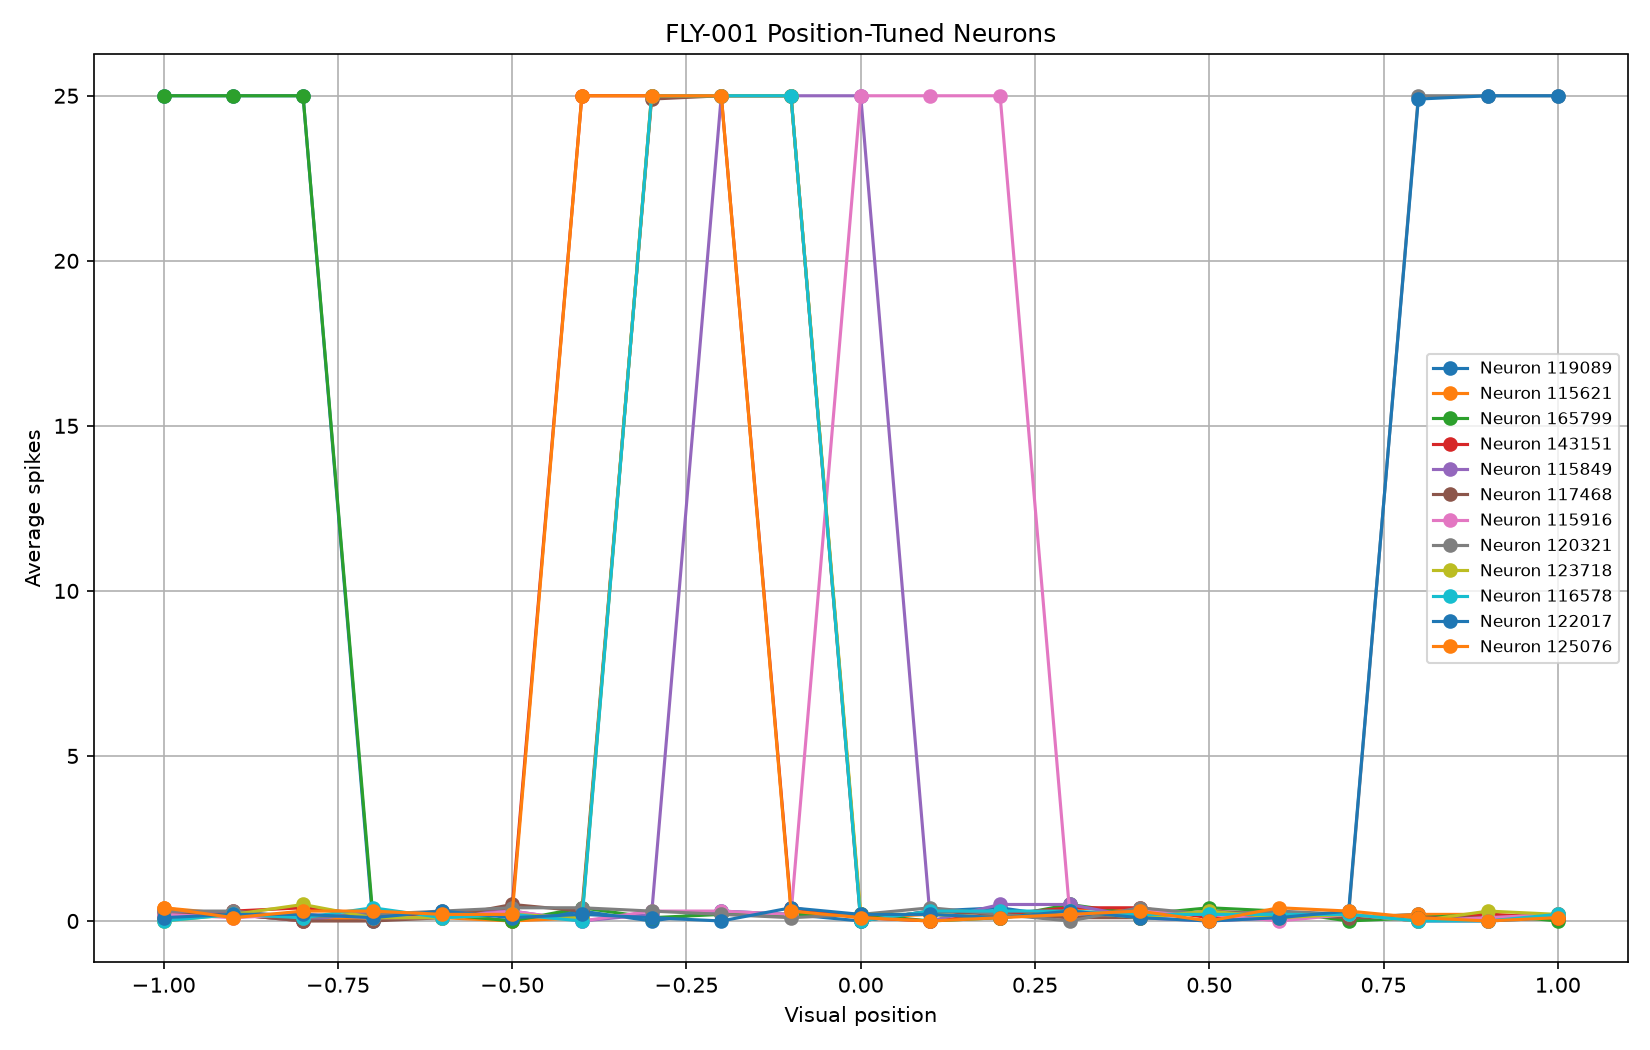

The Python source for this figure:
import numpy as np
import matplotlib.pyplot as plt

from flybrain import FlyBrain


POSITIONS = np.linspace(-1.0, 1.0, 21)

TRIALS = 10

STEPS = 50

TOP_N = 12


def create_visual(brain, position):

    valid = np.where(
        np.isfinite(brain.azimuth)
    )[0]

    distance = np.abs(
        brain.azimuth[valid] - position
    )

    selected = valid[
        np.argsort(distance)[:500]
    ]

    visual = np.zeros(
        len(brain.azimuth),
        dtype=np.float32
    )

    visual[selected] = 1.0

    return visual


def measure_activity(brain, visual):

    brain.reset()

    counts = np.zeros(
        len(brain.positions),
        dtype=np.float32
    )

    for _ in range(STEPS):

        fired = brain.step(
            eye_drive=visual
        )

        if len(fired) > 0:

            counts += np.bincount(
                fired,
                minlength=len(brain.positions)
            )

    return counts


def main():

    print()
    print("=" * 70)
    print("FLY-001 POSITION TUNING CURVES")
    print("=" * 70)

    brain = FlyBrain(device="auto")

    n_neurons = len(brain.positions)

    print()
    print(f"Neurons   : {n_neurons}")
    print(f"Positions : {len(POSITIONS)}")
    print(f"Trials    : {TRIALS}")
    print(f"Steps     : {STEPS}")

    # ---------------------------------------------------------
    # Load neurons discovered in the previous experiment.
    # ---------------------------------------------------------

    previous = np.load(
        "fly_neuron_spatial_map.npz"
    )

    candidate_neurons = previous[
        "top_indices"
    ]

    print()
    print(
        f"Loaded {len(candidate_neurons)} "
        "candidate neurons."
    )

    # ---------------------------------------------------------
    # Measure every candidate neuron at every position.
    # ---------------------------------------------------------

    activity = np.zeros(
        (
            len(POSITIONS),
            TRIALS,
            len(candidate_neurons)
        ),
        dtype=np.float32
    )

    for p_index, position in enumerate(POSITIONS):

        print()
        print(
            f"Position {p_index + 1}/"
            f"{len(POSITIONS)}: "
            f"{position:+.2f}"
        )

        visual = create_visual(
            brain,
            position
        )

        for trial in range(TRIALS):

            counts = measure_activity(
                brain,
                visual
            )

            activity[
                p_index,
                trial
            ] = counts[
                candidate_neurons
            ]

        print(
            f"  Mean total spikes: "
            f"{activity[p_index].sum(axis=1).mean():.0f}"
        )

    # ---------------------------------------------------------
    # Average across trials.
    # ---------------------------------------------------------

    mean_activity = activity.mean(
        axis=1
    )

    # ---------------------------------------------------------
    # Calculate tuning strength.
    #
    # A neuron is considered more selective when:
    #
    #   maximum response - minimum response
    #
    # is large relative to its overall response.
    # ---------------------------------------------------------

    tuning_strength = np.zeros(
        len(candidate_neurons)
    )

    preferred_positions = np.zeros(
        len(candidate_neurons)
    )

    for n in range(len(candidate_neurons)):

        response = mean_activity[:, n]

        peak = response.max()

        minimum = response.min()

        tuning_strength[n] = (
            peak - minimum
        ) / max(
            peak,
            1.0
        )

        preferred_positions[n] = POSITIONS[
            np.argmax(response)
        ]

    # ---------------------------------------------------------
    # Rank candidates by tuning strength.
    # ---------------------------------------------------------

    ranking = np.argsort(
        tuning_strength
    )[::-1]

    selected = ranking[:TOP_N]

    print()
    print("=" * 70)
    print("TOP TUNED NEURONS")
    print("=" * 70)

    print()

    print(
        f"{'Rank':<6}"
        f"{'Neuron':<10}"
        f"{'Preferred':<12}"
        f"{'Peak':<10}"
        f"{'Minimum':<10}"
        f"{'Selectivity':<12}"
    )

    print("-" * 70)

    for rank, index in enumerate(
        selected,
        start=1
    ):

        neuron_id = candidate_neurons[index]

        response = mean_activity[
            :,
            index
        ]

        peak = response.max()

        minimum = response.min()

        preferred = preferred_positions[
            index
        ]

        selectivity = tuning_strength[
            index
        ]

        print(
            f"{rank:<6}"
            f"{neuron_id:<10}"
            f"{preferred:+.2f}"
            f"{'':<8}"
            f"{peak:<10.1f}"
            f"{minimum:<10.1f}"
            f"{selectivity:<12.3f}"
        )

    # ---------------------------------------------------------
    # Test reproducibility.
    #
    # Split trials into two independent groups.
    # ---------------------------------------------------------

    print()
    print("=" * 70)
    print("REPRODUCIBILITY TEST")
    print("=" * 70)

    correlations = []

    half = TRIALS // 2

    for index in selected:

        first_half = activity[
            :,
            :half,
            index
        ].mean(axis=1)

        second_half = activity[
            :,
            half:,
            index
        ].mean(axis=1)

        if (
            np.std(first_half) > 0
            and np.std(second_half) > 0
        ):

            correlation = np.corrcoef(
                first_half,
                second_half
            )[0, 1]

            correlations.append(
                correlation
            )

    if correlations:

        mean_correlation = np.mean(
            correlations
        )

        print(
            f"Mean tuning correlation: "
            f"{mean_correlation:.3f}"
        )

        print(
            f"Best tuning correlation: "
            f"{max(correlations):.3f}"
        )

        print(
            f"Worst tuning correlation: "
            f"{min(correlations):.3f}"
        )

    else:

        mean_correlation = 0.0

        print(
            "Could not calculate "
            "tuning correlations."
        )

    # ---------------------------------------------------------
    # Plot tuning curves.
    # ---------------------------------------------------------

    plt.figure(
        figsize=(11, 7)
    )

    for rank, index in enumerate(
        selected,
        start=1
    ):

        neuron_id = candidate_neurons[
            index
        ]

        response = mean_activity[
            :,
            index
        ]

        plt.plot(
            POSITIONS,
            response,
            marker="o",
            label=f"Neuron {neuron_id}"
        )

    plt.xlabel(
        "Visual position"
    )

    plt.ylabel(
        "Average spikes"
    )

    plt.title(
        "FLY-001 Position-Tuned Neurons"
    )

    plt.grid(True)

    plt.legend(
        fontsize=8
    )

    plt.tight_layout()

    plt.savefig(
        "fly_position_tuning.png",
        dpi=150
    )

    plt.show()

    # ---------------------------------------------------------
    # Save data.
    # ---------------------------------------------------------

    np.savez(
        "fly_position_tuning.npz",
        positions=POSITIONS,
        candidate_neurons=candidate_neurons,
        activity=activity,
        mean_activity=mean_activity,
        tuning_strength=tuning_strength,
        preferred_positions=preferred_positions
    )

    print()
    print("=" * 70)
    print("FILES SAVED")
    print("=" * 70)

    print(
        "fly_position_tuning.npz"
    )

    print(
        "fly_position_tuning.png"
    )

    print()
    print("=" * 70)
    print("POSITION TUNING COMPLETE")
    print("=" * 70)


if __name__ == "__main__":
    main()
